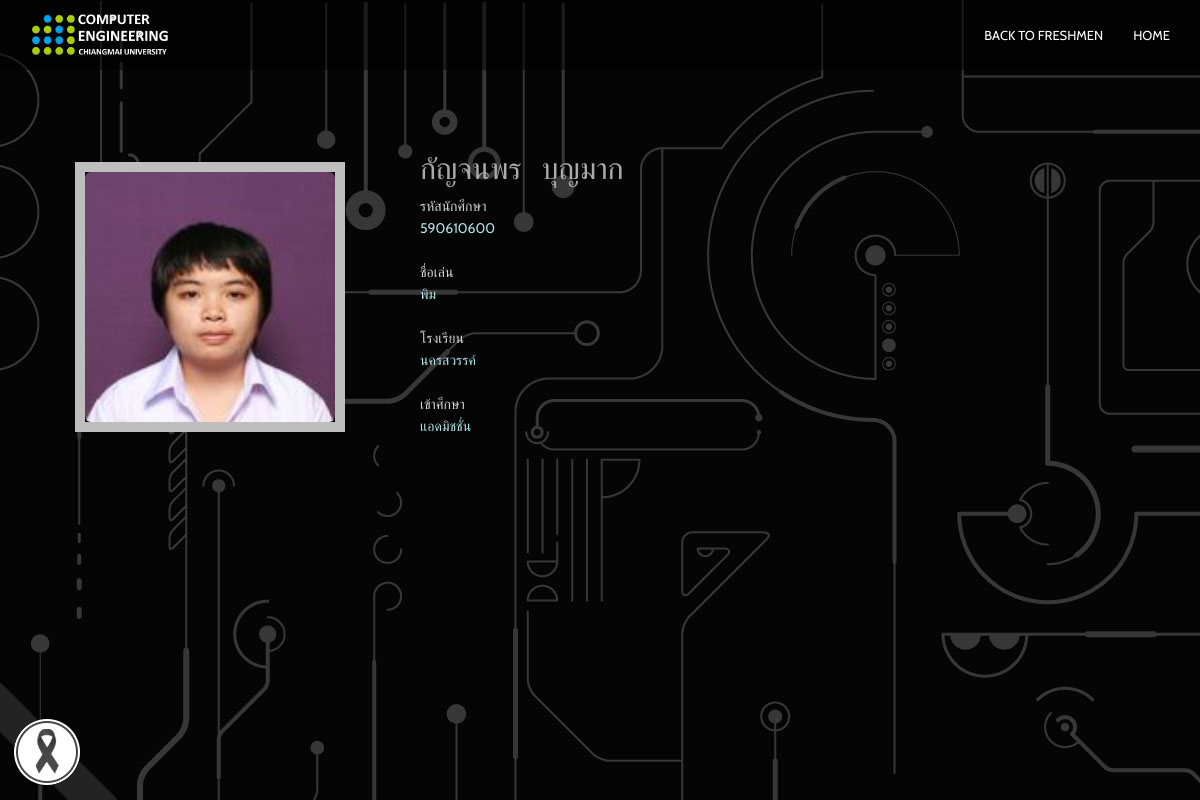
The page /freshmen/freshmen_display.php?id=1 on the database its author committed.
### tables this page shows
CREATE TABLE `freshman` (
  `id` int(11) NOT NULL,
  `student_id` int(9) NOT NULL,
  `firstname` varchar(20) NOT NULL,
  `lastname` varchar(20) NOT NULL,
  `nickname` varchar(20) NOT NULL,
  `school` varchar(50) NOT NULL,
  `entrance` varchar(20) NOT NULL,
  `img` text NOT NULL
);

### freshmen/freshmen_display.php (the view, shortened to what this page needs)
<!DOCTYPE html>
<html lang="en">
    <head>
        <link href="../bootstrap/css/bootstrap.min.css" rel="stylesheet">
        <link href="../font-awesome/css/font-awesome.min.css" rel="stylesheet">
        <link href="../css/flexslider.css" rel="stylesheet" type="text/css" media="screen">
        <link href="../css/owl.carousel.css" rel="stylesheet" type="text/css" media="screen">
        <link href="../css/owl.theme.css" rel="stylesheet" type="text/css" media="screen">
        <link rel="stylesheet" type="text/css" href="../css/jquery-ui.min.css" media="screen">
        <link href="../lightbox2/dist/css/lightbox.css" rel="stylesheet">
        <link href="../css/restaurant-onepage-dark.css" rel="stylesheet" type="text/css" media="screen">
        <body background="bg.jpg">
        <img src="../img/black_ribbon_bottom_left.png" class="black-ribbon stick-bottom stick-left">
        <nav class="navbar navbar-inverse navbar-fixed-top">
            <div class="container">
                <div class="navbar-header">
                    <a href="../index.html"><img src="../img/logo.png" alt = "img" width = "140"></a>
                </div>
                <div id="navbar" class="navbar-collapse collapse">
                    <ul class="nav navbar-nav scroll-to navbar-right">
                       <li><a href="Freshmen.php">Back to Freshmen</a></li>
                        <li><a href="../index.html">Home</a></li>
                    </ul>
                </div>
            </div>
        </nav>
<?php
	$servername = "localhost";
	$username = "root";
	$password = "";
	$dbname = "group6";
	$conn = new mysqli($servername, $username, $password,$dbname);
	mysqli_set_charset($conn, "utf8");
  $sql = "SELECT * FROM freshman where id='".$_GET["id"]."'";
  $result = $conn->query($sql);
  $row = $result->fetch_assoc()
?>
 <br><br><br><br><br><br>
    <section class="mainContent full-width clearfix">
      <div class="container">
            <div class="row">
                  <div class="col-sm-4 col-xs-12">
                      <div class="col-sm-3 col-xs-3 col-xs-offset-1">
                      <div class="profile-picture">
                        <img src="<?=$row["img"]?>" alt="img" class="img-rounded">
                      </div>
                      </div>
                  </div>
                  <div class="col-sm-8 col-xs-12">
                    <div class="freshmenInfo">
                          <h2><?=$row["firstname"]?>&nbsp;&nbsp; <?=$row["lastname"]?></h2>
                          <div><font color=#D3D3D3>รหัสนักศึกษา</font></div>
                          <div class="professionDetails"><font color="#B0E0E6"><?=$row["student_id"]?></font></div><br>
                          <div><font color=#D3D3D3>ชื่อเล่น</font></div>
                          <div class="professionDetails"><font color="#B0E0E6"><?=$row["nickname"]?></font></div><br>
                          <div><font color=#D3D3D3>โรงเรียน</font></div>
                          <div class="professionDetails"><font color="#B0E0E6"><?=$row["school"]?></font></div><br>
                          <div><font color=#D3D3D3>เข้าศึกษา</font></div>
                          <div class="professionDetails"><font color="#B0E0E6"><?=$row["entrance"]?></font></div><br>
                     <br><br><br><br><br><br><br><br>
                    </div>
                  </div>
            </div>
      </div>
    </section>
    </body>
</html

### css/restaurant-onepage-dark.css (style rules this page uses)
html, body { height: 100%; }
body { font-family: "Cabin", sans-serif; line-height: 22px; color: #aaa; -webkit-font-smoothing: antialiased; -webkit-text-size-adjust: 100%; -ms-text-size-adjust: 100%; background-color: #222; }
a { color: #f2b84b; }
a, button { -moz-transition: all 0.3s; -o-transition: all 0.3s; -webkit-transition: all 0.3s; transition: all 0.3s; border: 0px; background-color: transparent; }
a, a:hover, a:focus, button, button:focus { text-decoration: none; outline: 0 !important; }
.navbar-inverse { background-color: rgba(0, 0, 0, 0.5); border: 0px; padding: 10px 0; -moz-transition: all 0.5s ease-in-out; -o-transition: all 0.5s ease-in-out; -webkit-transition: all 0.5s ease-in-out; transition: all 0.5s ease-in-out; }
.navbar-inverse .navbar-nav > li > a { color: #fff; text-transform: uppercase; font-size: 13px; }
.profile-picture { border: 10px solid #BEBEBE; margin-bottom: 30px; width: 270px; height: 270px; margin-top: 30px; }
.profile-picture img { width: 250px; display: block; height: 250px; }
.stick-bottom { bottom: 0; }
.stick-left { left: 0; }
.black-ribbon { position: fixed; z-index: 9999; width: auto; }
* { padding: 0; margin: 0; }
* { word-wrap: break-word; }

### rows shown on the page
freshman: img (picture), firstname "กัญจนพร", lastname "บุญมาก", student "590610600", nickname "พิม", school "นครสวรรค์", entrance "แอดมิชชั่น"
